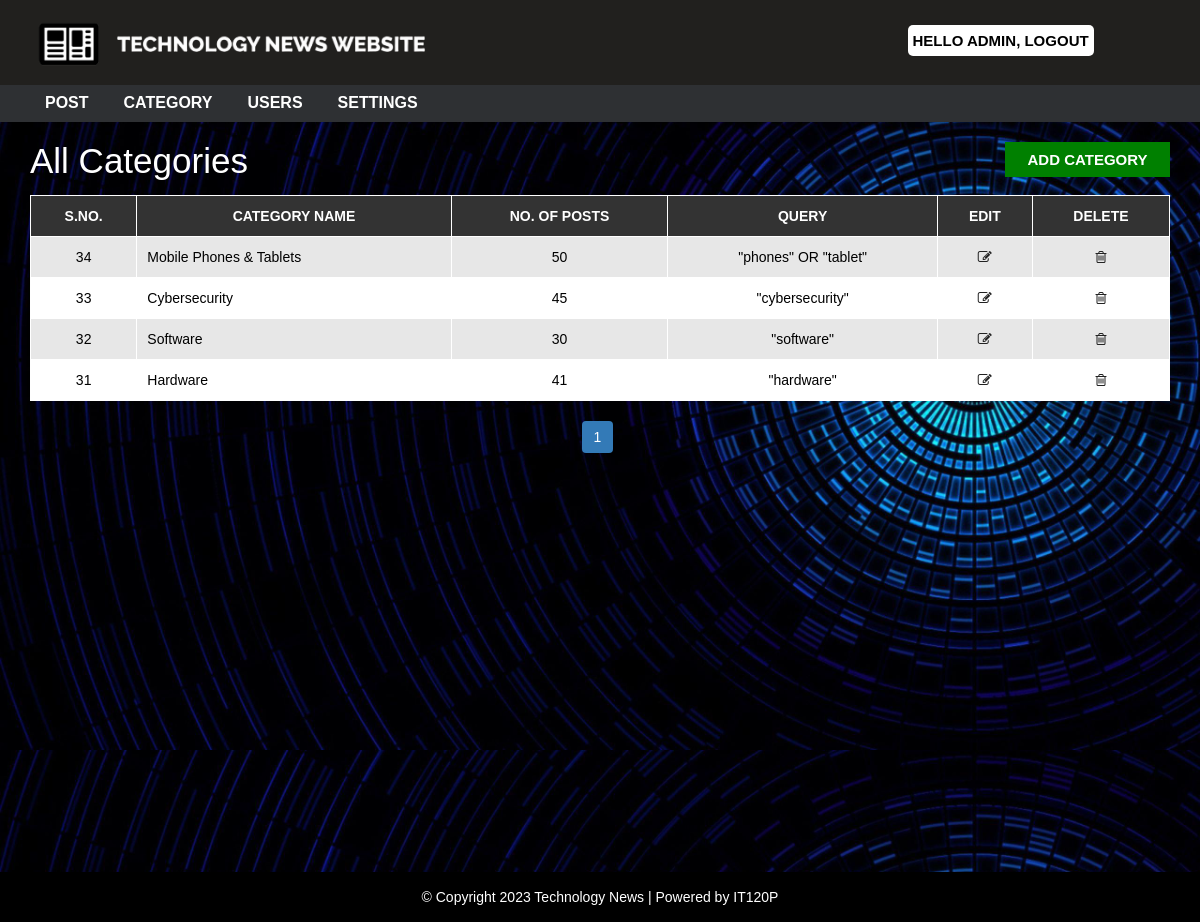
Page /technews/admin/category.php (signed in) on the committed database.
### tables this page shows
CREATE TABLE `category` (
  `category_id` int(11) NOT NULL,
  `category_name` mediumtext NOT NULL,
  `post` int(10) NOT NULL,
  `query` mediumtext NOT NULL
);

CREATE TABLE `settings` (
  `id` int(11) NOT NULL,
  `websitename` text NOT NULL,
  `logo` text NOT NULL,
  `footerdesc` text NOT NULL
);

### technews/admin/category.php (the view, shortened to what this page needs)
<?php
include "../config.php";
include "header.php";
?>
<div id="admin-content">
    <div class="container">
        <div class="row">
            <div class="col-md-10">
                <h1 class="admin-heading">All Categories</h1>
            </div>
            <div class="col-md-2">
                <a class="add-new" href="add-category.php">add category</a>
            </div>
            <div class="col-md-12">
              <?php
                $limit=5;
                if(isset($_GET["page"])){
                  $page=$_GET["page"];
                }else{
                    $page=1;
                }
                $offset=($page-1) * $limit;
                $sql="SELECT * FROM  category  ORDER BY category_id DESC LIMIT {$offset}, {$limit}";
                $result=mysqli_query($conn,$sql) or die("Query failed ");
                if(mysqli_num_rows($result) > 0 ){
               ?>
                <table class="content-table">
                    <thead>
                        <th>S.No.</th>
                        <th>Category Name</th>
                        <th>No. of Posts</th>
                        <th>Query</th>
                        <th>Edit</th>
                        <th>Delete</th>
                    </thead>
                    <tbody>
                      <?php
                       while($row = mysqli_fetch_assoc($result)) {
                       ?>
                        <tr>
                            <td class='id'><?php echo $row["category_id"]; ?></td>
                            <td><?php echo $row["category_name"]; ?></td>
                            <td><?php echo $row["post"]; ?></td>
                            <td><?php echo $row["query"]; ?></td>
                            <td class='edit'><a href='update-category.php?id=<?php echo $row["category_id"];?>'> <i class='fa fa-edit'></i></a></td>
                            <td class='delete'><a href='delete-category.php?id=<?php echo $row["category_id"];?>'> <i class='fa fa-trash-o'></i></a></td>
                        </tr>
                      <?php
                      }
                    } ?>
                    </tbody>
                </table>
                <?php
                $sql1="SELECT * FROM category";
                $result1=mysqli_query($conn,$sql1) or die("Query Failed");
                if(mysqli_num_rows($result1) >0 ){
                  $total_records=mysqli_num_rows($result1);
                  $total_pages= ceil ($total_records / $limit);
                  echo "<ul class='pagination admin-pagination'>";
                    for ($i=1; $i<=$total_pages; $i++) {
                      if($i==$page){
                        $active="active";
                      }else{
                        $active="";
                      }
                      echo'<li class="'.$active.'"><a href="category.php?page='.$i.'">'.$i.'</a></li>';
                    }
                    echo "</ul>";
                  }
                 ?>
            </div>
        </div>
    </div>
</div>
<?php include "../footer.php"; ?>

### technews/footer.php
<div id ="footer">
    <div class="container">
        <div class="row">
            <div class="col-md-12">
              <?php
                $sql = "SELECT * FROM settings";
                $result = mysqli_query($conn, $sql) or die("Query Failed.");
                if(mysqli_num_rows($result) > 0){
                  while($row = mysqli_fetch_assoc($result)) {
              ?>
                <span><?php echo $row['footerdesc']; ?> </span>
                <?php
              }
            } ?>
            </div>
        </div>
    </div>
</div>
</body>
</html>

### technews/css/style2.css (style rules this page uses)
body { background-image: url('../images/bg8.png'); background-size: 100%; font-family: sans-serif,arial,Helvetica; color: white; }
a, a:hover, a:focus { text-decoration: none; outline: none; }
ul { margin:0; padding:0; list-style:none; }
#admin-content { color: black; padding: 20px 0; min-height: 750px; }
#admin-content .admin-heading { color: white; font-size: 35px; margin: 0 0 15px; }
#admin-content .add-new { color: #fff; background-color: green; font-size: 15px; font-weight: 600; text-align: center; text-transform: uppercase; padding: 7px 10px; display: block; transition: all 0.3s; }
#admin-content .content-table { border: 1px solid #000; width: 100%; margin: 0 0 20px; }
#admin-content .content-table thead { color: #fff; background-color: #333; }
#admin-content .content-table th { padding: 10px; border: 1px solid #fff; font-weight: 600; text-align: center; text-transform: uppercase; }
#admin-content .content-table tbody { color: #333; }
#admin-content .content-table tbody tr { background-color: #e7e7e7; }
#admin-content .content-table tbody tr:nth-child(even) { background-color: transparent; }
#admin-content .content-table tbody td { padding: 10px; border: 1px solid #fff; text-align: center; }
#admin-content .content-table tbody tr:nth-child(odd) { color: black; }
#admin-content .content-table tbody tr:nth-child(even) { color: black; background-color: white; }
#admin-content .content-table tbody td:nth-child(2) { text-align: left; }
#admin-content .admin-pagination { margin: 0; }
#admin-content .admin-pagination li a { display: block; }
.id, .edit, .delete { text-align:center; }
.pagination { display: block; text-align: center; margin: 0; }
.pagination li { display:inline-block; margin: 0 5px 0 0; }
.pagination li a { border: none; background: #2d2d2d; color: #fff; }
i.fa { color:#222; }
#footer { color: #fff; padding:15px 0; text-align:center; background-color:black; }

### rows in the picture
category: category_id "34", category_name "Mobile Phones & Tablets", post "50", query "\"phones\" OR \"tablet\""
category: category_id "33", category_name "Cybersecurity", post "45", query "\"cybersecurity\""
category: category_id "32", category_name "Software", post "30", query "\"software\""
category: category_id "31", category_name "Hardware", post "41", query "\"hardware\""
settings: footerdesc "© Copyright 2023 Technology News | Powered by IT120P"

### other values in the picture
$_SESSION["username"] "ADMIN"
